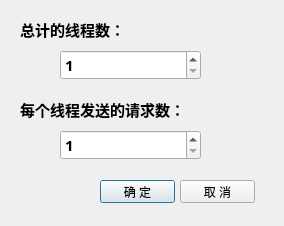
<?xml version="1.0" encoding="UTF-8"?>
<ui version="4.0">
 <class>SendByParallel_Dialog</class>
 <widget class="QDialog" name="SendByParallel_Dialog">
  <property name="geometry">
   <rect>
    <x>0</x>
    <y>0</y>
    <width>284</width>
    <height>226</height>
   </rect>
  </property>
  <property name="windowTitle">
   <string>Dialog</string>
  </property>
  <widget class="QLabel" name="numRequestByThreadLabel">
   <property name="geometry">
    <rect>
     <x>20</x>
     <y>100</y>
     <width>211</width>
     <height>18</height>
    </rect>
   </property>
   <property name="font">
    <font>
     <family>微软雅黑</family>
     <pointsize>11</pointsize>
     <weight>75</weight>
     <bold>true</bold>
     <kerning>true</kerning>
    </font>
   </property>
   <property name="text">
    <string>每个线程发送的请求数：</string>
   </property>
  </widget>
  <widget class="QLabel" name="numThreadLabel">
   <property name="geometry">
    <rect>
     <x>20</x>
     <y>20</y>
     <width>211</width>
     <height>18</height>
    </rect>
   </property>
   <property name="font">
    <font>
     <family>微软雅黑</family>
     <pointsize>11</pointsize>
     <weight>75</weight>
     <bold>true</bold>
     <kerning>true</kerning>
    </font>
   </property>
   <property name="text">
    <string>总计的线程数：</string>
   </property>
  </widget>
  <widget class="QSpinBox" name="numRequestByThreadSpinBox">
   <property name="geometry">
    <rect>
     <x>60</x>
     <y>130</y>
     <width>141</width>
     <height>30</height>
    </rect>
   </property>
   <property name="minimumSize">
    <size>
     <width>60</width>
     <height>30</height>
    </size>
   </property>
   <property name="font">
    <font>
     <family>微软雅黑</family>
     <pointsize>11</pointsize>
     <weight>75</weight>
     <bold>true</bold>
    </font>
   </property>
   <property name="minimum">
    <number>1</number>
   </property>
   <property name="maximum">
    <number>100000000</number>
   </property>
  </widget>
  <widget class="QPushButton" name="assignPushButton">
   <property name="geometry">
    <rect>
     <x>100</x>
     <y>180</y>
     <width>75</width>
     <height>23</height>
    </rect>
   </property>
   <property name="text">
    <string>确 定</string>
   </property>
  </widget>
  <widget class="QPushButton" name="cancelPushButton">
   <property name="geometry">
    <rect>
     <x>180</x>
     <y>180</y>
     <width>75</width>
     <height>23</height>
    </rect>
   </property>
   <property name="text">
    <string>取 消</string>
   </property>
  </widget>
  <widget class="QSpinBox" name="numThreadSpinBox">
   <property name="geometry">
    <rect>
     <x>60</x>
     <y>50</y>
     <width>141</width>
     <height>30</height>
    </rect>
   </property>
   <property name="minimumSize">
    <size>
     <width>60</width>
     <height>30</height>
    </size>
   </property>
   <property name="font">
    <font>
     <family>微软雅黑</family>
     <pointsize>11</pointsize>
     <weight>75</weight>
     <bold>true</bold>
    </font>
   </property>
   <property name="minimum">
    <number>1</number>
   </property>
   <property name="maximum">
    <number>100000000</number>
   </property>
  </widget>
 </widget>
 <resources/>
 <connections/>
</ui>
